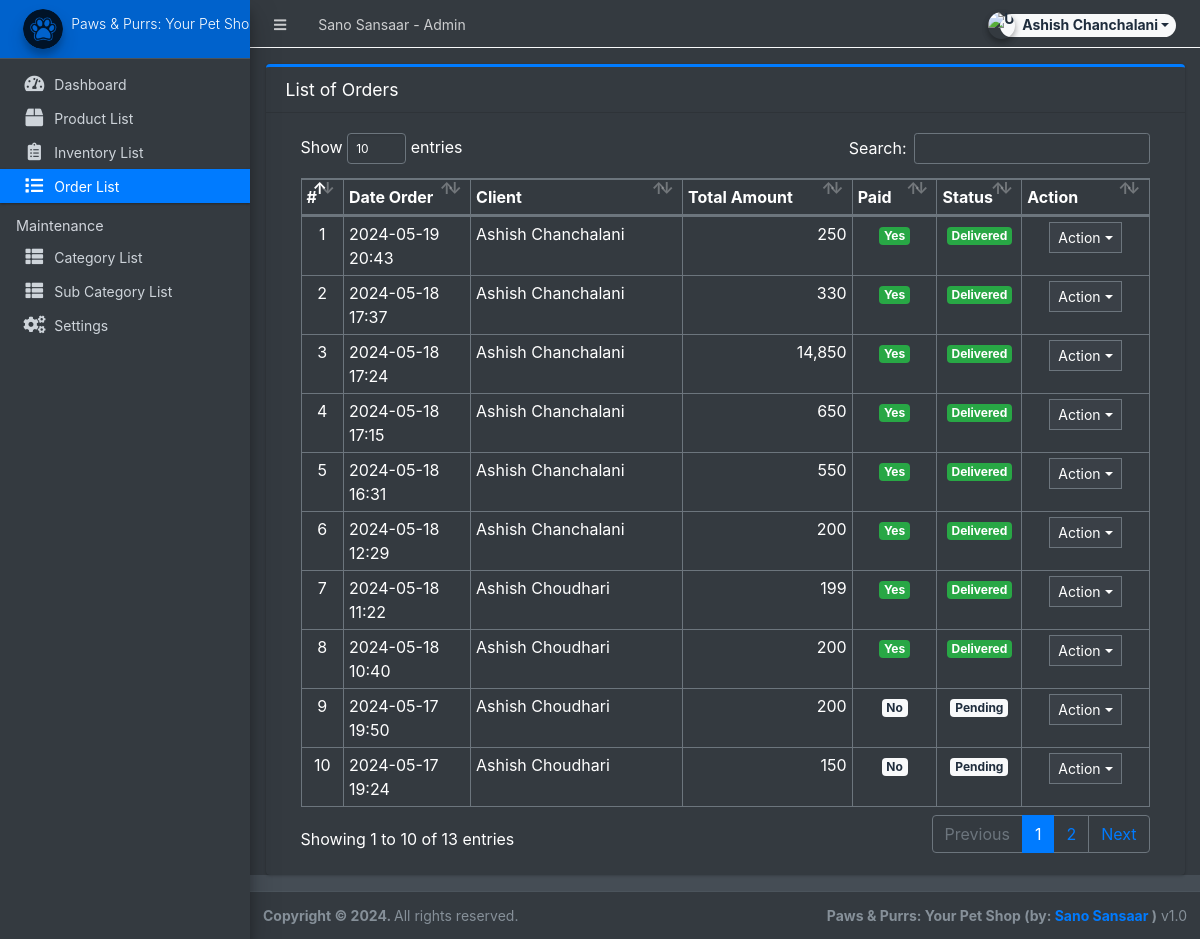
The app's page /pet_shop/admin/?page=orders (signed in) with its own data.
### tables this page shows
CREATE TABLE `orders` (
  `id` int(30) NOT NULL,
  `client_id` int(30) NOT NULL,
  `delivery_address` text NOT NULL,
  `payment_method` varchar(100) NOT NULL,
  `amount` double NOT NULL,
  `status` tinyint(2) NOT NULL DEFAULT 0,
  `paid` tinyint(1) NOT NULL DEFAULT 0,
  `date_created` datetime NOT NULL DEFAULT current_timestamp(),
  `date_updated` datetime DEFAULT NULL ON UPDATE current_timestamp()
);

### pet_shop/admin/orders/index.php (the view, shortened to what this page needs)
<div class="card card-outline card-primary">
	<div class="card-header">
		<h3 class="card-title">List of Orders</h3>
	</div>
	<div class="card-body">
		<div class="container-fluid">
        <div class="container-fluid">
			<table class="table table-bordered table-stripped">
				<colgroup>
					<col width="5%">
					<col width="15%">
					<col width="25%">
					<col width="20%">
					<col width="10%">
					<col width="10%">
					<col width="15%">
				</colgroup>
				<thead>
					<tr>
						<th>#</th>
						<th>Date Order</th>
						<th>Client</th>
						<th>Total Amount</th>
						<th>Paid</th>
						<th>Status</th>
						<th>Action</th>
					</tr>
				</thead>
				<tbody>
					<?php
					$i = 1;
						$qry = $conn->query("SELECT o.*,concat(c.firstname,' ',c.lastname) as client from `orders` o inner join clients c on c.id = o.client_id order by unix_timestamp(o.date_created) desc ");
						while($row = $qry->fetch_assoc()):
					?>
						<tr>
							<td class="text-center"><?php echo $i++; ?></td>
							<td><?php echo date("Y-m-d H:i",strtotime($row['date_created'])) ?></td>
							<td><?php echo $row['client'] ?></td>
							<td class="text-right"><?php echo number_format($row['amount']) ?></td>
							<td class="text-center">
                                <?php if($row['paid'] == 0): ?>
                                    <span class="badge badge-light">No</span>
                                <?php else: ?>
                                    <span class="badge badge-success">Yes</span>
                                <?php endif; ?>
                            </td>
							<td class="text-center">
                                <?php if($row['status'] == 0): ?>
                                    <span class="badge badge-light">Pending</span>
                                <?php elseif($row['status'] == 1): ?>
                                    <span class="badge badge-primary">Packed</span>
								<?php elseif($row['status'] == 2): ?>
                                    <span class="badge badge-warning">Out for Delivery</span>
								<?php elseif($row['status'] == 3): ?>
                                    <span class="badge badge-success">Delivered</span>
                                <?php else: ?>
                                    <span class="badge badge-danger">Cancelled</span>
                                <?php endif; ?>
                            </td>
							<td align="center">
								 <button type="button" class="btn btn-flat btn-default btn-sm dropdown-toggle dropdown-icon" data-toggle="dropdown">
				                  		Action
				                  </button>
							</td>
						</tr>
					<?php endwhile; ?>
				</tbody>
			</table>
		</div>
		</div>
	</div>
</div>

### records on screen
orders: date_created "2024-05-19 20:43", client "Ashish Chanchalani", amount "250", paid "Yes", status "Delivered"
orders: date_created "2024-05-18 17:37", client "Ashish Chanchalani", amount "330", paid "Yes", status "Delivered"
orders: date_created "2024-05-18 17:24", client "Ashish Chanchalani", amount "14,850", paid "Yes", status "Delivered"
orders: date_created "2024-05-18 17:15", client "Ashish Chanchalani", amount "650", paid "Yes", status "Delivered"
orders: date_created "2024-05-18 16:31", client "Ashish Chanchalani", amount "550", paid "Yes", status "Delivered"
orders: date_created "2024-05-18 12:29", client "Ashish Chanchalani", amount "200", paid "Yes", status "Delivered"
orders: date_created "2024-05-18 11:22", client "Ashish Choudhari", amount "199", paid "Yes", status "Delivered"
orders: date_created "2024-05-18 10:40", client "Ashish Choudhari", amount "200", paid "Yes", status "Delivered"
orders: date_created "2024-05-17 19:50", client "Ashish Choudhari", amount "200", paid "No", status "Pending"
orders: date_created "2024-05-17 19:24", client "Ashish Choudhari", amount "150", paid "No", status "Pending"

### other values on screen
$_settings->info('name') "Sano Sansaar"
$_settings->userdata('firstname').' '.$_settings->userdata('lastname') "Ashish Chanchalani"
$_settings->info('short_name') "Paws & Purrs: Your Pet…"
$_settings->info('short_name') "Paws & Purrs: Your Pet Shop"
